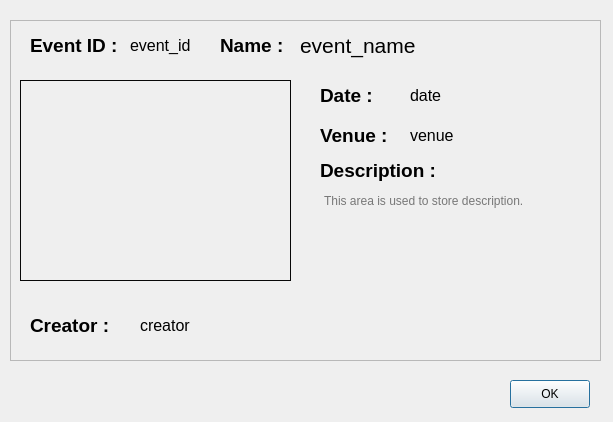
<?xml version="1.0" encoding="UTF-8"?>
<ui version="4.0">
 <class>eventProfile</class>
 <widget class="QDialog" name="eventProfile">
  <property name="geometry">
   <rect>
    <x>0</x>
    <y>0</y>
    <width>613</width>
    <height>422</height>
   </rect>
  </property>
  <property name="windowTitle">
   <string>Event Profile</string>
  </property>
  <property name="styleSheet">
   <string notr="true"/>
  </property>
  <widget class="QFrame" name="frame">
   <property name="geometry">
    <rect>
     <x>10</x>
     <y>20</y>
     <width>591</width>
     <height>341</height>
    </rect>
   </property>
   <property name="styleSheet">
    <string notr="true"/>
   </property>
   <property name="frameShape">
    <enum>QFrame::StyledPanel</enum>
   </property>
   <property name="frameShadow">
    <enum>QFrame::Raised</enum>
   </property>
   <widget class="QWidget" name="widget" native="true">
    <property name="geometry">
     <rect>
      <x>10</x>
      <y>60</y>
      <width>271</width>
      <height>201</height>
     </rect>
    </property>
    <property name="autoFillBackground">
     <bool>false</bool>
    </property>
    <property name="styleSheet">
     <string notr="true">image: url(:/sample_event.png);
border-style:solid;
border-width:1px;
border-color: rgb(7, 7, 7);</string>
    </property>
   </widget>
   <widget class="QLabel" name="nameLabel">
    <property name="geometry">
     <rect>
      <x>210</x>
      <y>10</y>
      <width>91</width>
      <height>31</height>
     </rect>
    </property>
    <property name="text">
     <string>&lt;html&gt;&lt;head/&gt;&lt;body&gt;&lt;p&gt;&lt;span style=&quot; font-size:14pt; font-weight:600;&quot;&gt;Name :&lt;/span&gt;&lt;/p&gt;&lt;/body&gt;&lt;/html&gt;</string>
    </property>
   </widget>
   <widget class="QLabel" name="name">
    <property name="geometry">
     <rect>
      <x>290</x>
      <y>10</y>
      <width>571</width>
      <height>31</height>
     </rect>
    </property>
    <property name="styleSheet">
     <string notr="true">font-size:16pt;</string>
    </property>
    <property name="text">
     <string>event_name</string>
    </property>
   </widget>
   <widget class="QLabel" name="creatorLabel">
    <property name="geometry">
     <rect>
      <x>20</x>
      <y>290</y>
      <width>101</width>
      <height>31</height>
     </rect>
    </property>
    <property name="text">
     <string>&lt;html&gt;&lt;head/&gt;&lt;body&gt;&lt;p&gt;&lt;span style=&quot; font-size:14pt; font-weight:600;&quot;&gt;Creator : &lt;/span&gt;&lt;/p&gt;&lt;/body&gt;&lt;/html&gt;</string>
    </property>
   </widget>
   <widget class="QLabel" name="descriptionLabel">
    <property name="geometry">
     <rect>
      <x>310</x>
      <y>130</y>
      <width>131</width>
      <height>41</height>
     </rect>
    </property>
    <property name="text">
     <string>&lt;html&gt;&lt;head/&gt;&lt;body&gt;&lt;p&gt;&lt;span style=&quot; font-size:14pt; font-weight:600;&quot;&gt;Description :&lt;/span&gt;&lt;/p&gt;&lt;/body&gt;&lt;/html&gt;</string>
    </property>
   </widget>
   <widget class="QLabel" name="dateLabel">
    <property name="geometry">
     <rect>
      <x>310</x>
      <y>60</y>
      <width>71</width>
      <height>31</height>
     </rect>
    </property>
    <property name="text">
     <string>&lt;html&gt;&lt;head/&gt;&lt;body&gt;&lt;p&gt;&lt;span style=&quot; font-size:14pt; font-weight:600;&quot;&gt;Date : &lt;/span&gt;&lt;/p&gt;&lt;/body&gt;&lt;/html&gt;</string>
    </property>
   </widget>
   <widget class="QLabel" name="venueLabel">
    <property name="geometry">
     <rect>
      <x>310</x>
      <y>100</y>
      <width>81</width>
      <height>31</height>
     </rect>
    </property>
    <property name="text">
     <string>&lt;html&gt;&lt;head/&gt;&lt;body&gt;&lt;p&gt;&lt;span style=&quot; font-size:14pt; font-weight:600;&quot;&gt;Venue : &lt;/span&gt;&lt;/p&gt;&lt;/body&gt;&lt;/html&gt;</string>
    </property>
   </widget>
   <widget class="QLabel" name="creator">
    <property name="geometry">
     <rect>
      <x>130</x>
      <y>290</y>
      <width>181</width>
      <height>31</height>
     </rect>
    </property>
    <property name="styleSheet">
     <string notr="true">font-size:12pt;</string>
    </property>
    <property name="text">
     <string>creator</string>
    </property>
   </widget>
   <widget class="QLabel" name="date">
    <property name="geometry">
     <rect>
      <x>400</x>
      <y>60</y>
      <width>221</width>
      <height>31</height>
     </rect>
    </property>
    <property name="styleSheet">
     <string notr="true">font-size:12pt;</string>
    </property>
    <property name="text">
     <string>date</string>
    </property>
   </widget>
   <widget class="QLabel" name="venue">
    <property name="geometry">
     <rect>
      <x>400</x>
      <y>100</y>
      <width>221</width>
      <height>31</height>
     </rect>
    </property>
    <property name="styleSheet">
     <string notr="true">font-size:12pt;</string>
    </property>
    <property name="text">
     <string>venue</string>
    </property>
   </widget>
   <widget class="QLabel" name="eventIDLabel">
    <property name="geometry">
     <rect>
      <x>20</x>
      <y>10</y>
      <width>91</width>
      <height>31</height>
     </rect>
    </property>
    <property name="text">
     <string>&lt;html&gt;&lt;head/&gt;&lt;body&gt;&lt;p&gt;&lt;span style=&quot; font-size:14pt; font-weight:600;&quot;&gt;Event ID : &lt;/span&gt;&lt;/p&gt;&lt;/body&gt;&lt;/html&gt;</string>
    </property>
   </widget>
   <widget class="QLabel" name="eventID">
    <property name="geometry">
     <rect>
      <x>120</x>
      <y>10</y>
      <width>91</width>
      <height>31</height>
     </rect>
    </property>
    <property name="styleSheet">
     <string notr="true">font-size:12pt;</string>
    </property>
    <property name="text">
     <string>event_id</string>
    </property>
   </widget>
   <widget class="QTextBrowser" name="textBrowser">
    <property name="geometry">
     <rect>
      <x>310</x>
      <y>170</y>
      <width>261</width>
      <height>151</height>
     </rect>
    </property>
    <property name="styleSheet">
     <string notr="true">background-color:transparent;
border:none;</string>
    </property>
    <property name="html">
     <string>&lt;!DOCTYPE HTML PUBLIC &quot;-//W3C//DTD HTML 4.0//EN&quot; &quot;http://www.w3.org/TR/REC-html40/strict.dtd&quot;&gt;
&lt;html&gt;&lt;head&gt;&lt;meta name=&quot;qrichtext&quot; content=&quot;1&quot; /&gt;&lt;style type=&quot;text/css&quot;&gt;
p, li { white-space: pre-wrap; }
&lt;/style&gt;&lt;/head&gt;&lt;body style=&quot; font-family:'Noto Sans'; font-size:9pt; font-weight:400; font-style:normal;&quot;&gt;
&lt;p style=&quot;-qt-paragraph-type:empty; margin-top:0px; margin-bottom:0px; margin-left:0px; margin-right:0px; -qt-block-indent:0; text-indent:0px;&quot;&gt;&lt;br /&gt;&lt;/p&gt;&lt;/body&gt;&lt;/html&gt;</string>
    </property>
    <property name="placeholderText">
     <string>This area is used to store description.</string>
    </property>
   </widget>
  </widget>
  <widget class="QPushButton" name="pushButton">
   <property name="geometry">
    <rect>
     <x>510</x>
     <y>380</y>
     <width>80</width>
     <height>28</height>
    </rect>
   </property>
   <property name="text">
    <string>OK</string>
   </property>
  </widget>
 </widget>
 <resources>
  <include location="../../../../Images/img.qrc"/>
 </resources>
 <connections/>
</ui>
